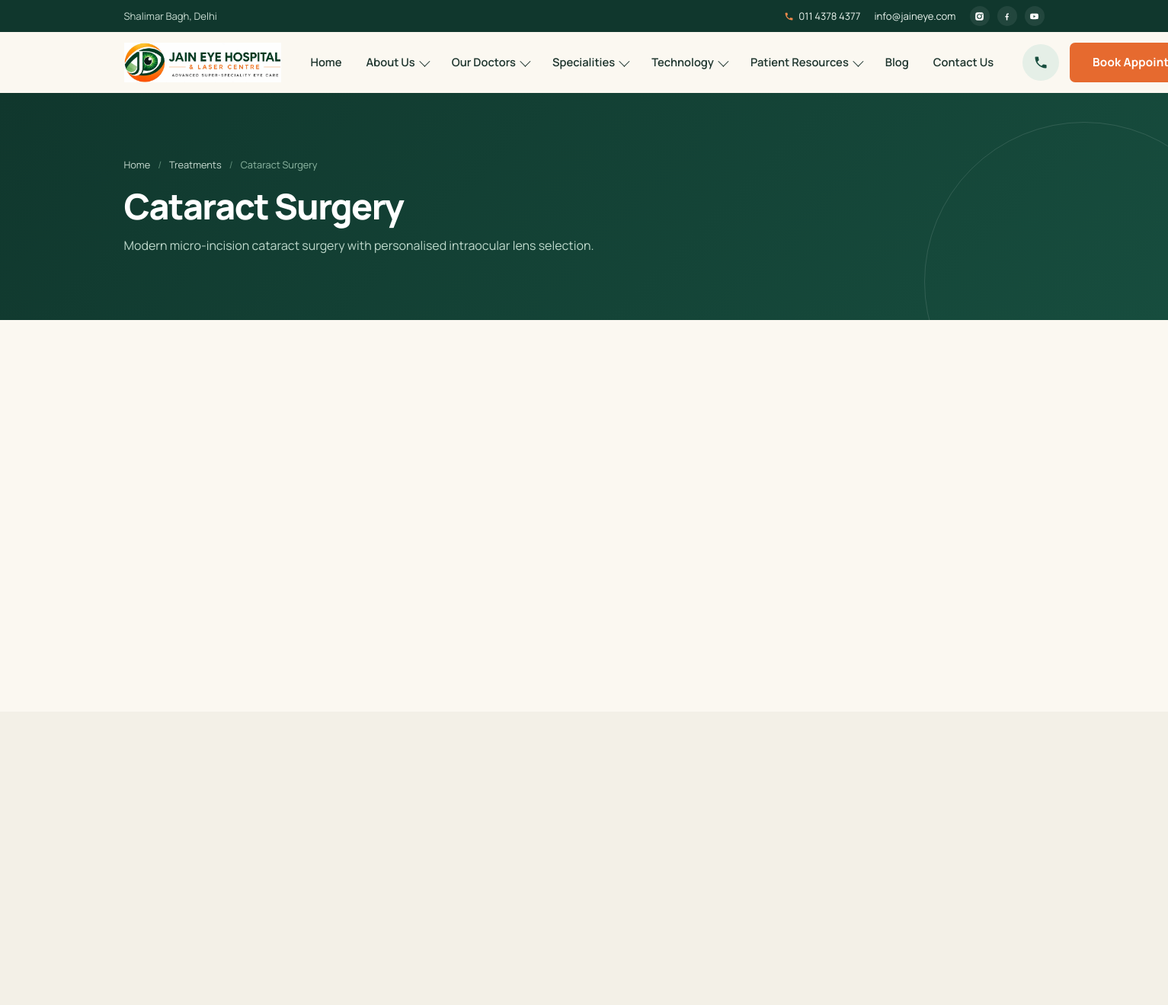
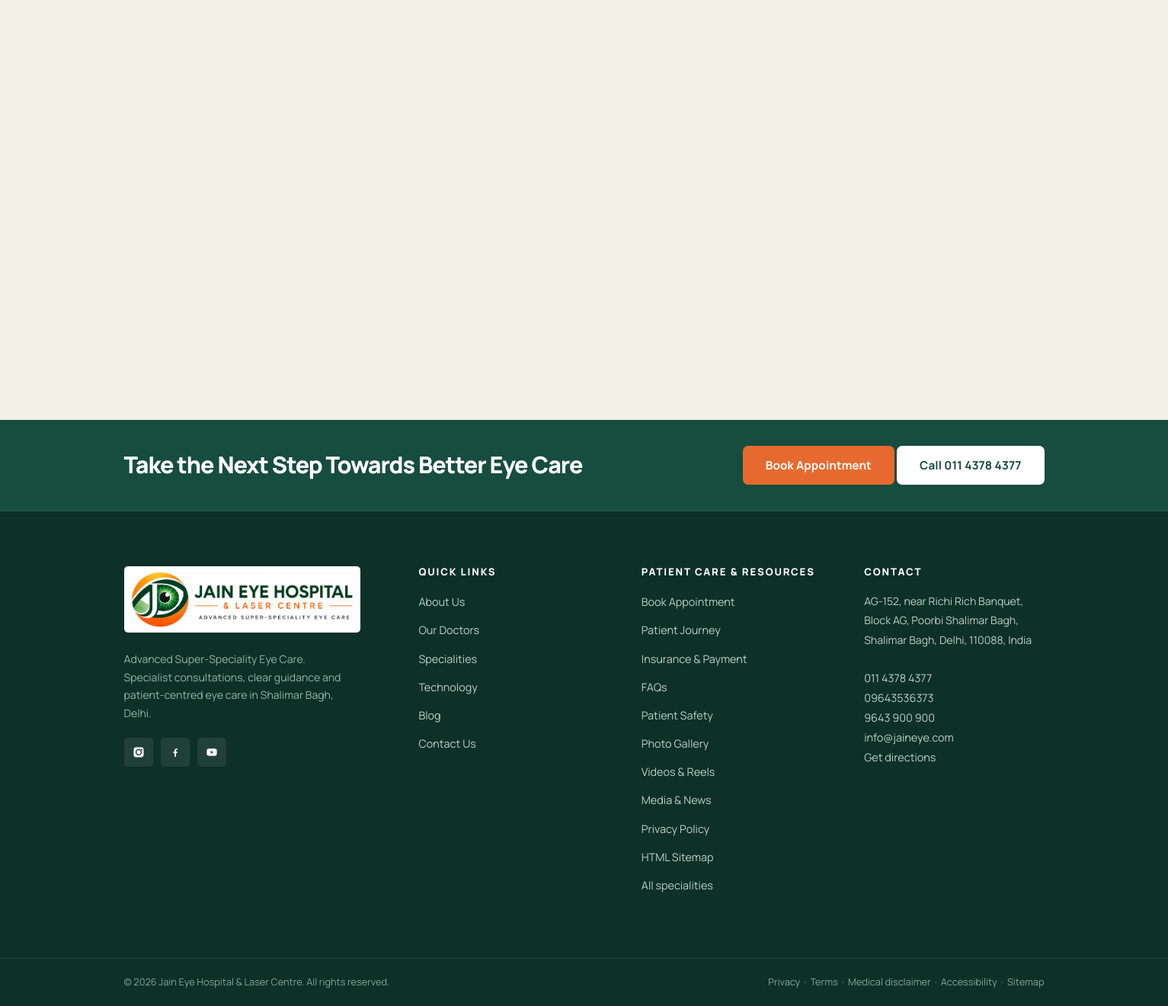
/treatments/cataract-surgery, run on the app's committed database (2 pictures, top to bottom).
### tables this page shows
CREATE TABLE navigation_items (
  id INT UNSIGNED AUTO_INCREMENT PRIMARY KEY,
  parent_id INT UNSIGNED DEFAULT NULL,
  menu_location ENUM('header','footer') NOT NULL DEFAULT 'header',
  label VARCHAR(120) NOT NULL,
  url VARCHAR(255) NOT NULL,
  has_mega TINYINT(1) NOT NULL DEFAULT 0,
  position INT NOT NULL DEFAULT 0,
  is_active TINYINT(1) NOT NULL DEFAULT 1,
  INDEX idx_parent (parent_id)
);

CREATE TABLE treatments (
  id INT UNSIGNED AUTO_INCREMENT PRIMARY KEY,
  speciality_id INT UNSIGNED DEFAULT NULL,
  name VARCHAR(180) NOT NULL,
  slug VARCHAR(200) NOT NULL UNIQUE,
  short_description VARCHAR(400) DEFAULT NULL,
  overview MEDIUMTEXT DEFAULT NULL,
  procedure_text MEDIUMTEXT DEFAULT NULL,
  benefits MEDIUMTEXT DEFAULT NULL,
  recovery MEDIUMTEXT DEFAULT NULL,
  image VARCHAR(255) DEFAULT NULL,
  status ENUM('draft','published') NOT NULL DEFAULT 'published',
  position INT NOT NULL DEFAULT 0,
  created_at TIMESTAMP DEFAULT CURRENT_TIMESTAMP,
  updated_at TIMESTAMP DEFAULT CURRENT_TIMESTAMP ON UPDATE CURRENT_TIMESTAMP,
  CONSTRAINT fk_treat_spec FOREIGN KEY (speciality_id) REFERENCES specialities(id) ON DELETE SET NULL
);

CREATE TABLE footer_links (
  id INT UNSIGNED AUTO_INCREMENT PRIMARY KEY,
  column_group VARCHAR(60) NOT NULL DEFAULT 'Quick Links',
  label VARCHAR(120) NOT NULL,
  url VARCHAR(255) NOT NULL,
  position INT NOT NULL DEFAULT 0,
  is_active TINYINT(1) NOT NULL DEFAULT 1
);

### includes/functions.php (called while the page is built, shortened)
<?php
function e(?string $value): string
{
    return htmlspecialchars((string)$value, ENT_QUOTES, 'UTF-8');
}
function url(string $path = ''): string
{
    $scriptDir = str_replace('\\', '/', dirname($_SERVER['SCRIPT_NAME'] ?? '/'));
    $base = rtrim($scriptDir, '/');
    return $base . '/' . ltrim($path, '/');
}
function asset(string $path): string
{
    return url('assets/' . ltrim($path, '/'));
}
function setting(string $key, string $default = ''): string
{
    static $settings = null;
    if ($settings === null) {
        $settings = [];
        foreach (db_all("SELECT setting_key, setting_value FROM site_settings") as $row) {
            $settings[$row['setting_key']] = $row['setting_value'];
        }
    }
    return $settings[$key] ?? $default;
}
function nav_tree(): array
{
    $items = db_all(
        "SELECT * FROM navigation_items
         WHERE is_active = 1 AND menu_location = 'header'
         ORDER BY parent_id, position"
    );
    $tree = ['top' => [], 'children' => []];
    foreach ($items as $item) {
        if ($item['parent_id']) {
            $tree['children'][$item['parent_id']][] = $item;
        } else {
            $tree['top'][] = $item;
        }
    }
    foreach ($tree['top'] as &$top) {
        if ((int)$top['has_mega'] === 1) {
            $cols = db_all(
                "SELECT * FROM mega_menu_columns WHERE nav_item_id = ? AND is_active = 1 ORDER BY position",
                [$top['id']]
            );
        }
    }
    return $tree;
}
function footer_columns(): array
{
    $rows = db_all("SELECT * FROM footer_links WHERE is_active = 1 ORDER BY column_group, position");
    $cols = [];
    foreach ($rows as $row) {
        $cols[$row['column_group']][] = $row;
    }
    return $cols;
}

### includes/db.php (called while the page is built, shortened)
<?php
function db(): PDO
{
    static $pdo = null;
    if ($pdo instanceof PDO) {
        return $pdo;
    }
    $dsn = 'mysql:host=' . DB_HOST . ';dbname=' . DB_NAME . ';charset=' . DB_CHARSET;
    try {
        $pdo = new PDO($dsn, DB_USER, DB_PASS, [
            PDO::ATTR_ERRMODE            => PDO::ERRMODE_EXCEPTION,
            PDO::ATTR_DEFAULT_FETCH_MODE => PDO::FETCH_ASSOC,
            PDO::ATTR_EMULATE_PREPARES   => false,
        ]);
    } catch (PDOException $e) {
        error_log('DB connection failed: ' . $e->getMessage());
        http_response_code(503);
        exit('Service temporarily unavailable. Please try again later.');
    }
    return $pdo;
}
function db_all(string $sql, array $params = []): array
{
    $stmt = db()->prepare($sql);
    $stmt->execute($params);
    return $stmt->fetchAll();
}
function db_row(string $sql, array $params = []): ?array
{
    $stmt = db()->prepare($sql);
    $stmt->execute($params);
    $row = $stmt->fetch();
    return $row === false ? null : $row;
}

### pages/treatment.php (the view, shortened to what this page needs)
<?php
$treatment = db_row("SELECT t.*, s.name AS spec_name, s.slug AS spec_slug FROM treatments t LEFT JOIN specialities s ON s.id=t.speciality_id WHERE t.slug = ? AND t.status='published'", [$slug]);
$doctors = db_all("SELECT d.* FROM doctors d JOIN treatment_doctors td ON td.doctor_id=d.id WHERE td.treatment_id=? AND d.status='published'", [$treatment['id']]);
if (!$doctors) { $doctors = db_all("SELECT * FROM doctors WHERE status='published' ORDER BY position LIMIT 3"); }
require __DIR__ . '/../includes/header.php';
?>
<section class="page-hero">
  <div class="container">
    <nav class="breadcrumb" aria-label="Breadcrumb"><a href="<?= url('/') ?>">Home</a><span class="sep">/</span><a href="<?= url('treatments') ?>">Treatments</a><span class="sep">/</span><span><?= e($treatment['name']) ?></span></nav>
    <h1><?= e($treatment['name']) ?></h1>
    <p><?= e($treatment['short_description']) ?></p>
  </div>
</section>
<section class="section">
  <div class="container split">
  </div>
</section>
<?php if ($doctors): ?>
<section class="section section--pale">
  <div class="container">
    <div class="cards">
    </div>
  </div>
</section>
<?php endif; ?>
<?php require __DIR__ . '/../includes/footer.php'; ?>

### includes/header.php (shortened to what this page needs)
<?php
$nav = nav_tree();
?>
<!DOCTYPE html>
<html lang="en">
<head>
<link rel="stylesheet" href="<?= asset('css/style.css') ?>">
</head>
<body>
<div class="utility-bar">
  <div class="container">
    <span class="utility-bar__left"><?= e(SITE_AREA) ?></span>
    <div class="utility-bar__right">
      <a href="tel:+911143784377">
        <svg class="icon" viewBox="0 0 24 24"><path d="M6.6 10.8c1.4 2.8 3.8 5.2 6.6 6.6l2.2-2.2c.3-.3.7-.4 1-.2 1.2.4 2.4.6 3.7.6.6 0 1 .4 1 1V20c0 .6-.4 1-1 1C10.6 21 3 13.4 3 4c0-.6.4-1 1-1h3.5c.6 0 1 .4 1 1 0 1.3.2 2.5.6 3.7.1.3 0 .7-.2 1l-2.3 2.1z"/></svg>
        <?= e(SITE_PHONE_1) ?></a>
      <a href="mailto:<?= e(SITE_EMAIL) ?>"><?= e(SITE_EMAIL) ?></a>
      <span class="utility-bar__social">
        <a href="<?= e(SITE_INSTAGRAM) ?>" target="_blank" rel="noopener" aria-label="Instagram"></a>
        <a href="<?= e(SITE_FACEBOOK) ?>" target="_blank" rel="noopener" aria-label="Facebook"><svg viewBox="0 0 24 24"><path d="M13.5 21v-7h2.4l.4-3h-2.8V9.1c0-.9.3-1.5 1.6-1.5h1.3V4.9c-.3 0-1.1-.1-2.1-.1-2.1 0-3.6 1.3-3.6 3.7V11H8.2v3h2.5v7h2.8z"/></svg></a>
        <a href="<?= e(SITE_YOUTUBE) ?>" target="_blank" rel="noopener" aria-label="YouTube"><svg viewBox="0 0 24 24"><path d="M21.6 7.2a2.5 2.5 0 0 0-1.8-1.8C18.2 5 12 5 12 5s-6.2 0-7.8.4A2.5 2.5 0 0 0 2.4 7.2 26 26 0 0 0 2 12a26 26 0 0 0 .4 4.8 2.5 2.5 0 0 0 1.8 1.8c1.6.4 7.8.4 7.8.4s6.2 0 7.8-.4a2.5 2.5 0 0 0 1.8-1.8A26 26 0 0 0 22 12a26 26 0 0 0-.4-4.8zM10 15V9l5.2 3L10 15z"/></svg></a>
      </span>
    </div>
  </div>
</div>
<header class="site-header">
  <div class="container">
    <nav class="nav" aria-label="Main navigation">
      <a class="nav__logo" href="<?= url('/') ?>" aria-label="<?= e(SITE_NAME) ?> - Home">
        <img src="<?= asset('img/logo-official.webp') ?>" alt="<?= e(SITE_NAME) ?> — <?= e(SITE_TAGLINE) ?>" width="256" height="64">
      </a>
      <ul class="nav__menu">
        <?php foreach ($nav['top'] as $item):
          $children = $nav['children'][$item['id']] ?? [];
          $mega = $item['mega'] ?? [];
          $hasSub = $children || $mega;
        ?>
        <li class="nav__item<?= $hasSub ? ' nav__item--has-sub' : '' ?>">
          <a class="nav__link" href="<?= url(ltrim($item['url'], '/')) ?>"
             <?php if ($hasSub): ?>aria-haspopup="true" aria-expanded="false"<?php endif; ?>>
            <?= e($item['label']) ?><?php if ($hasSub): ?><span class="caret" aria-hidden="true"></span><?php endif; ?>
          </a>
        </li>
        <?php endforeach; ?>
      </ul>
      <div class="nav__cta">
        <a class="nav__call" href="tel:+911143784377" aria-label="Call <?= e(SITE_PHONE_1) ?>">
          <svg viewBox="0 0 24 24"><path d="M6.6 10.8c1.4 2.8 3.8 5.2 6.6 6.6l2.2-2.2c.3-.3.7-.4 1-.2 1.2.4 2.4.6 3.7.6.6 0 1 .4 1 1V20c0 .6-.4 1-1 1C10.6 21 3 13.4 3 4c0-.6.4-1 1-1h3.5c.6 0 1 .4 1 1 0 1.3.2 2.5.6 3.7.1.3 0 .7-.2 1l-2.3 2.1z"/></svg>
        </a>
        <a class="btn btn--primary" href="<?= url('book-appointment') ?>">Book Appointment</a>
      </div>
    </nav>
  </div>
</header>
<main id="main">

### includes/footer.php (shortened to what this page needs)
<?php
$footer_cols = footer_columns();
$quick_links = $footer_cols['Quick Links'] ?? [];
$patient_resource_links = array_merge($footer_cols['Patient Care'] ?? [], $footer_cols['Resources'] ?? []);
?>
</main>
<footer class="site-footer">
  <div class="footer-cta">
    <div class="container">
      <h2><?= e(setting('final_headline', 'Take the Next Step Towards Better Eye Care')) ?></h2>
      <div class="btn-row">
        <a class="btn btn--primary" href="<?= url('book-appointment') ?>">Book Appointment</a>
        <a class="btn btn--light" href="tel:+911143784377">Call <?= e(SITE_PHONE_1) ?></a>
      </div>
    </div>
  </div>
  <div class="footer-main">
    <div class="container footer-grid">
      <div class="footer-brand">
        <a class="footer-brand__logo" href="<?= url('/') ?>" aria-label="<?= e(SITE_NAME) ?> home">
          <img src="<?= asset('img/logo-official.webp') ?>" alt="<?= e(SITE_NAME) ?> — <?= e(SITE_TAGLINE) ?>">
        </a>
        <p><?= e(SITE_TAGLINE) ?>. Specialist consultations, clear guidance and patient-centred eye care in <?= e(SITE_AREA) ?>.</p>
        <div class="footer-social">
          <a href="<?= e(SITE_INSTAGRAM) ?>" target="_blank" rel="noopener" aria-label="Instagram"></a>
          <a href="<?= e(SITE_FACEBOOK) ?>" target="_blank" rel="noopener" aria-label="Facebook"><svg viewBox="0 0 24 24"><path d="M13.5 21v-7h2.4l.4-3h-2.8V9.1c0-.9.3-1.5 1.6-1.5h1.3V4.9c-.3 0-1.1-.1-2.1-.1-2.1 0-3.6 1.3-3.6 3.7V11H8.2v3h2.5v7h2.8z"/></svg></a>
          <a href="<?= e(SITE_YOUTUBE) ?>" target="_blank" rel="noopener" aria-label="YouTube"><svg viewBox="0 0 24 24"><path d="M21.6 7.2a2.5 2.5 0 0 0-1.8-1.8C18.2 5 12 5 12 5s-6.2 0-7.8.4A2.5 2.5 0 0 0 2.4 7.2 26 26 0 0 0 2 12a26 26 0 0 0 .4 4.8 2.5 2.5 0 0 0 1.8 1.8c1.6.4 7.8.4 7.8.4s6.2 0 7.8-.4a2.5 2.5 0 0 0 1.8-1.8A26 26 0 0 0 22 12a26 26 0 0 0-.4-4.8zM10 15V9l5.2 3L10 15z"/></svg></a>
        </div>
      </div>
      <div class="footer-col">
        <h4>Quick Links</h4>
        <ul>
          <?php foreach ($quick_links as $link): ?>
          <li><a href="<?= url(ltrim($link['url'], '/')) ?>"><?= e($link['label']) ?></a></li>
          <?php endforeach; ?>
        </ul>
      </div>
      <div class="footer-col">
        <h4>Patient Care &amp; Resources</h4>
        <ul>
          <?php foreach ($patient_resource_links as $link): ?>
          <li><a href="<?= url(ltrim($link['url'], '/')) ?>"><?= e($link['label']) ?></a></li>
          <?php endforeach; ?>
          <li><a href="<?= url('specialities') ?>">All specialities</a></li>
        </ul>
      </div>
      <div class="footer-col">
        <h4>Contact</h4>
        <address>
          <?= e(SITE_ADDRESS) ?><br><br>
          <a href="tel:+911143784377"><?= e(SITE_PHONE_1) ?></a><br>
          <a href="tel:+919643536373"><?= e(SITE_PHONE_2) ?></a><br>
          <a href="tel:+919643900900"><?= e(SITE_PHONE_3) ?></a><br>
          <a href="mailto:<?= e(SITE_EMAIL) ?>"><?= e(SITE_EMAIL) ?></a>
          <p><a href="<?= e(SITE_MAPS_URL) ?>" target="_blank" rel="noopener">Get directions</a></p>
        </address>
      </div>
    </div>
  </div>
  <div class="footer-bottom">
    <div class="container">
      <span>&copy; <?= date('Y') ?> <?= e(SITE_NAME) ?>. All rights reserved.</span>
      <span>
        <a href="<?= url('privacy-policy') ?>" style="color:#7FA894">Privacy</a> &nbsp;·&nbsp;
        <a href="<?= url('terms-and-conditions') ?>" style="color:#7FA894">Terms</a> &nbsp;·&nbsp;
        <a href="<?= url('medical-disclaimer') ?>" style="color:#7FA894">Medical disclaimer</a> &nbsp;·&nbsp;
        <a href="<?= url('accessibility') ?>" style="color:#7FA894">Accessibility</a> &nbsp;·&nbsp;
        <a href="<?= url('sitemap') ?>" style="color:#7FA894">Sitemap</a>
      </span>
    </div>
  </div>
</footer>
</body>
</html>

### data on the page
navigation_items: label "Home"
navigation_items: label "About Us"
navigation_items: label "Our Doctors"
navigation_items: label "Specialities"
navigation_items: label "Technology"
navigation_items: label "Patient Resources"
navigation_items: label "Blog"
navigation_items: label "Contact Us"
treatments: name "Cataract Surgery", short_description "Modern micro-incision cataract surgery with personalised intraocular lens selection."
footer_links: label "About Us"
footer_links: label "Our Doctors"
footer_links: label "Specialities"
footer_links: label "Technology"
footer_links: label "Blog"
footer_links: label "Contact Us"
footer_links: label "Book Appointment"
footer_links: label "Patient Journey"
footer_links: label "Insurance & Payment"
footer_links: label "FAQs"
footer_links: label "Patient Safety"
footer_links: label "Photo Gallery"
footer_links: label "Videos & Reels"
footer_links: label "Media & News"
footer_links: label "Privacy Policy"
footer_links: label "HTML Sitemap"

### other printed values
SITE_AREA "Shalimar Bagh, Delhi"
SITE_PHONE_1 "011 4378 4377"
SITE_EMAIL "info@jaineye.com"
SITE_TAGLINE "Advanced Super-Speciality Eye Care"
SITE_ADDRESS "AG-152, near Richi Rich Banquet, Block AG, Poorbi Shalimar Bagh, Shalimar Bagh, Delhi, 110088, India"
SITE_PHONE_2 "09643536373"
SITE_PHONE_3 "9643 900 900"
SITE_NAME "Jain Eye Hospital & Laser Centre"
